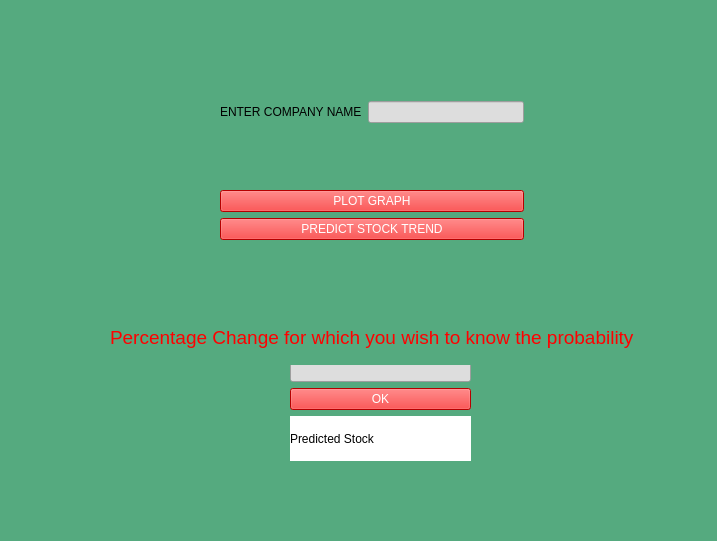
<?xml version="1.0" encoding="UTF-8"?>
<ui version="4.0">
 <class>Form</class>
 <widget class="QWidget" name="Form">
  <property name="geometry">
   <rect>
    <x>0</x>
    <y>0</y>
    <width>717</width>
    <height>541</height>
   </rect>
  </property>
  <property name="windowTitle">
   <string>Form</string>
  </property>
  <property name="styleSheet">
   <string notr="true">background-color: rgb(85, 170, 127);</string>
  </property>
  <widget class="QLabel" name="label">
   <property name="geometry">
    <rect>
     <x>30</x>
     <y>36</y>
     <width>641</width>
     <height>471</height>
    </rect>
   </property>
   <property name="text">
    <string/>
   </property>
  </widget>
  <widget class="QWidget" name="layoutWidget">
   <property name="geometry">
    <rect>
     <x>290</x>
     <y>360</y>
     <width>181</width>
     <height>101</height>
    </rect>
   </property>
   <layout class="QVBoxLayout" name="verticalLayout_3">
    <item>
     <widget class="QLineEdit" name="lineEdit_2">
      <property name="styleSheet">
       <string notr="true">background-color: rgb(221, 221, 221);</string>
      </property>
     </widget>
    </item>
    <item>
     <widget class="QPushButton" name="pushButton_3">
      <property name="styleSheet">
       <string notr="true">background-color: rgb(255, 0, 0);
color: rgb(255, 255, 255);</string>
      </property>
      <property name="text">
       <string>OK</string>
      </property>
     </widget>
    </item>
    <item>
     <widget class="QLabel" name="label_2">
      <property name="styleSheet">
       <string notr="true">background-color: rgb(255, 255, 255);</string>
      </property>
      <property name="text">
       <string>Predicted Stock</string>
      </property>
     </widget>
    </item>
   </layout>
  </widget>
  <widget class="QLabel" name="label_3">
   <property name="geometry">
    <rect>
     <x>110</x>
     <y>310</y>
     <width>529</width>
     <height>55</height>
    </rect>
   </property>
   <property name="styleSheet">
    <string notr="true">
color: rgb(255, 0, 0);</string>
   </property>
   <property name="text">
    <string>&lt;html&gt;&lt;head/&gt;&lt;body&gt;&lt;p&gt;&lt;span style=&quot; font-size:14pt;&quot;&gt;Percentage Change for which you wish to know the probability&lt;/span&gt;&lt;/p&gt;&lt;/body&gt;&lt;/html&gt;</string>
   </property>
  </widget>
  <widget class="QWidget" name="layoutWidget_2">
   <property name="geometry">
    <rect>
     <x>220</x>
     <y>40</y>
     <width>304</width>
     <height>261</height>
    </rect>
   </property>
   <layout class="QVBoxLayout" name="verticalLayout_2">
    <item>
     <layout class="QHBoxLayout" name="horizontalLayout">
      <item>
       <widget class="QLabel" name="label_4">
        <property name="text">
         <string>ENTER COMPANY NAME</string>
        </property>
       </widget>
      </item>
      <item>
       <widget class="QLineEdit" name="lineEdit">
        <property name="styleSheet">
         <string notr="true">background-color: rgb(255, 255, 255);
background-color: rgb(221, 221, 221);</string>
        </property>
       </widget>
      </item>
     </layout>
    </item>
    <item>
     <layout class="QVBoxLayout" name="verticalLayout">
      <item>
       <widget class="QPushButton" name="pushButton">
        <property name="styleSheet">
         <string notr="true">background-color: rgb(255, 0, 0);
color: rgb(255, 255, 255);</string>
        </property>
        <property name="text">
         <string>PLOT GRAPH</string>
        </property>
       </widget>
      </item>
      <item>
       <widget class="QPushButton" name="pushButton_2">
        <property name="styleSheet">
         <string notr="true">background-color: rgb(255, 0, 0);
color: rgb(255, 255, 255);</string>
        </property>
        <property name="text">
         <string>PREDICT STOCK TREND</string>
        </property>
       </widget>
      </item>
     </layout>
    </item>
   </layout>
  </widget>
 </widget>
 <resources/>
 <connections/>
</ui>
